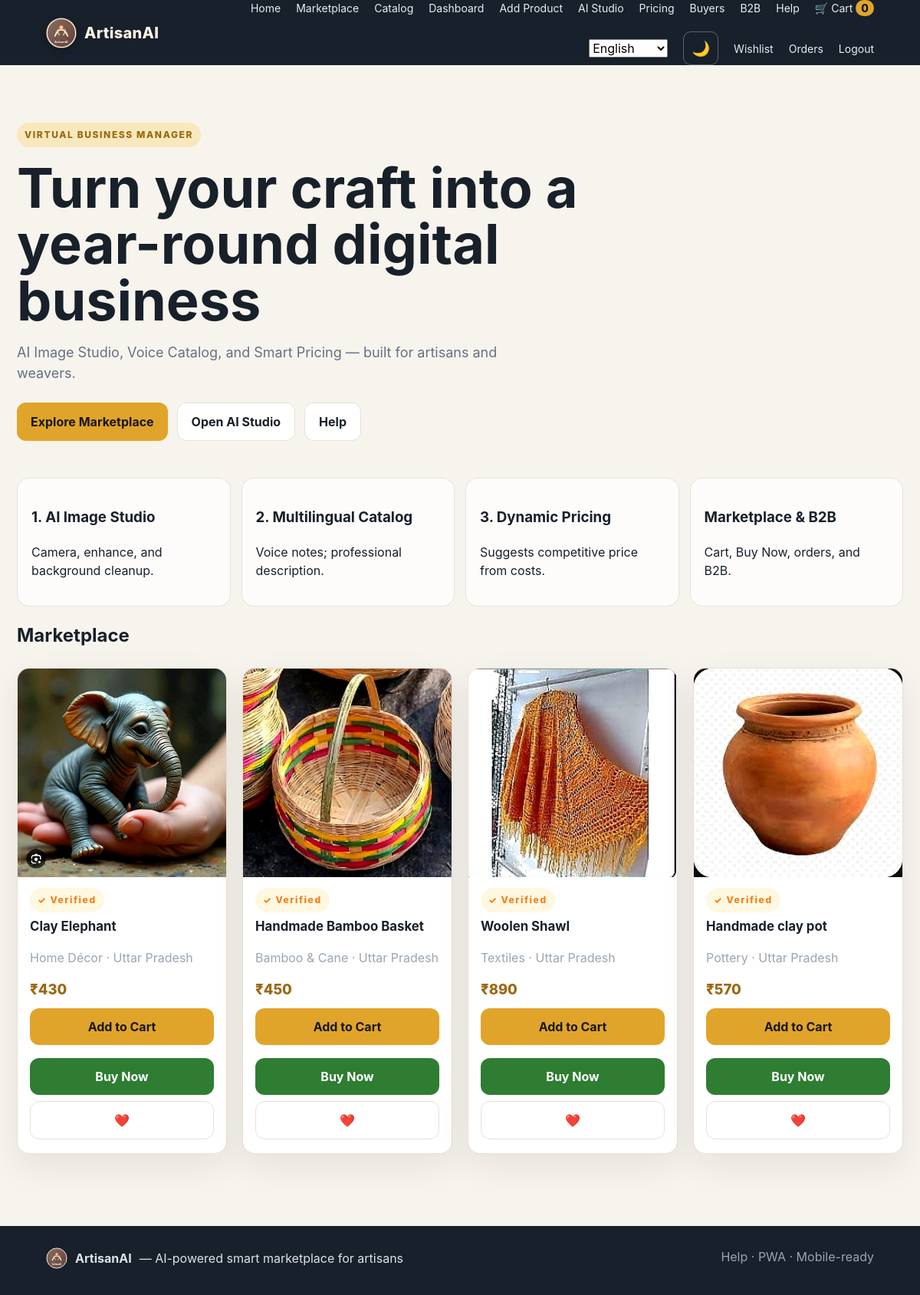
The page / (signed in) on the database its author committed.
### tables this page shows
CREATE TABLE products (
      id INTEGER PRIMARY KEY AUTOINCREMENT, name TEXT NOT NULL, category TEXT NOT NULL,
      price REAL NOT NULL, description TEXT DEFAULT '', artisan TEXT NOT NULL, state TEXT NOT NULL,
      image TEXT DEFAULT '', material TEXT DEFAULT '', best_use TEXT DEFAULT '', craft_story TEXT DEFAULT '',
      technique TEXT DEFAULT '', origin TEXT DEFAULT '', gi_status TEXT DEFAULT '', odop_status TEXT DEFAULT '',
      verified_artisan INTEGER DEFAULT 0, tags TEXT DEFAULT '', stock INTEGER DEFAULT 1,
      views INTEGER DEFAULT 0, sold INTEGER DEFAULT 0, user_id INTEGER,
      created_at TIMESTAMP DEFAULT CURRENT_TIMESTAMP, FOREIGN KEY(user_id) REFERENCES users(id)
    );

### app.py (the view)
@app.route('/')
def home():
    if 'language' not in session:
        session['language'] = 'en'
    conn = get_db()
    featured = conn.execute('SELECT * FROM products ORDER BY views DESC, id DESC LIMIT 8').fetchall()
    trending = conn.execute('SELECT * FROM products ORDER BY sold DESC, views DESC LIMIT 4').fetchall()
    conn.close()
    return render_template('index.html', featured=featured, trending=trending)

### app.py (called while the page is built)
def get_db():
    UPLOAD_DIR.mkdir(parents=True, exist_ok=True)
    DB_PATH.parent.mkdir(parents=True, exist_ok=True)
    conn = sqlite3.connect(DB_PATH)
    conn.row_factory = sqlite3.Row
    conn.execute('PRAGMA foreign_keys = ON')
    return conn

def current_user():
    uid = session.get('user_id')
    if not uid:
        return None
    conn = get_db()
    user = conn.execute('SELECT * FROM users WHERE id=?', (uid,)).fetchone()
    conn.close()
    return user

def cart_count():
    return sum(int(v) for v in session.get('cart', {}).values())

def wishlist_ids():
    user = current_user()
    if not user:
        return set()
    conn = get_db()
    rows = conn.execute('SELECT product_id FROM wishlist WHERE user_id=?', (user['id'],)).fetchall()
    conn.close()
    return {r['product_id'] for r in rows}

def lang_code():
    return session.get('language') or (current_user()['language'] if current_user() else 'en')

def ui(key):
    code = lang_code()
    return UI.get(code, UI['en']).get(key) or UI['en'].get(key) or key

@app.context_processor
def globals_for_templates():
    return {
        'user': current_user(), 'cart_count': cart_count(), 'states': INDIAN_STATES,
        'transport_rates': STATE_TRANSPORT, 'languages': LANGUAGES, 'ui': ui,
        'categories': CATEGORIES, 'debug_mode': app.config['DEBUG'],
        'wishlist_ids': wishlist_ids(), 'now': datetime.now()
    }

### templates/index.html (shortened to what this page needs)
{% extends 'base.html' %}
{% block content %}
<section class="hero">
  <div class="badge">{{ ui('hero_badge') }}</div>
  <h1>{{ ui('hero_title') }}</h1>
  <p>{{ ui('hero_sub') }}</p>
  <div class="hero-actions">
    <a class="btn primary" href="{{ url_for('marketplace') }}">{{ ui('explore') }}</a>
    {% if user %}
      <a class="btn secondary" href="{{ url_for('add_product') }}">{{ ui('open_studio') }}</a>
    {% else %}
      <a class="btn secondary" href="{{ url_for('register') }}">{{ ui('start_free') }}</a>
    {% endif %}
    <a class="btn secondary" href="{{ url_for('help_page') }}">{{ ui('help') }}</a>
  </div>
</section>
<div class="ai-feature-grid">
  <div class="ai-feature-card">
    <h3>1. {{ ui('feat1') }}</h3>
    <p>{{ ui('feat1_d') }}</p>
  </div>
  <div class="ai-feature-card">
    <h3>2. {{ ui('feat2') }}</h3>
    <p>{{ ui('feat2_d') }}</p>
  </div>
  <div class="ai-feature-card">
    <h3>3. {{ ui('feat3') }}</h3>
    <p>{{ ui('feat3_d') }}</p>
  </div>
  <div class="ai-feature-card">
    <h3>{{ ui('feat4') }}</h3>
    <p>{{ ui('feat4_d') }}</p>
  </div>
</div>
{% if featured %}
<h2>{{ ui('marketplace') }}</h2>
<div class="product-grid">
{% for p in featured %}
  {% include '_product_card.html' %}
{% endfor %}
</div>
{% endif %}
{% endblock %}

### templates/_product_card.html (shortened to what this page needs)
<article class="product-card">
  <a href="{{ url_for('product', pid=p.id) }}" class="card-img-wrap">
    {% if p.image %}
      <img src="{{ url_for('uploaded_file', filename=p.image) }}" alt="{{ p.name }}" loading="lazy">
    {% else %}
      <div class="no-img">🎨</div>
    {% endif %}
  </a>
  <div class="card-body">
    <div class="card-badges">
      {% if p.verified_artisan %}<span class="badge verified">✓ Verified</span>{% endif %}
    </div>
    <h3><a href="{{ url_for('product', pid=p.id) }}">{{ p.name }}</a></h3>
    <p class="muted">{{ p.category }} · {{ p.state }}</p>
    <p class="price">₹{{ '%.0f'|format(p.price) }}</p>
    <div class="card-actions">
      <a class="btn primary" href="{{ url_for('cart_add', pid=p.id) }}">Add to Cart</a>
      <a class="btn buy-now" href="{{ url_for('buy_now', pid=p.id) }}">{{ ui("buy_now") }}</a>
      {% if user %}
        <a class="btn secondary" href="{{ url_for('wishlist_toggle', pid=p.id) }}" title="Wishlist">
          {% if p.id in wishlist_ids %}❤️{% else %}🤍{% endif %}
        </a>
      {% endif %}
    </div>
  </div>
</article>

### static/css/style.css (style rules this page uses)
:root { --ink:#18202a; --muted:#667085; --paper:#f7f4ed; --card:#fff; --accent:#e1a42b; --accent-dark:#9b6710; --line:#e7e1d5; --success:#247a4d; --danger:#b33a3a; --shadow:0 16px 45px rgba(25,28,32,.08); }
* { box-sizing:border-box }
body { margin:0;font-family:Inter,Segoe UI,Arial,sans-serif;color:var(--ink);background:var(--paper);line-height:1.5 }
a { color:inherit;text-decoration:none }
.hero { display:block;padding:40px 0 30px;max-width:900px }
.badge { display:inline-block;font-size:12px;letter-spacing:1.6px;font-weight:800;color:var(--accent-dark);background:#f8e8bd;padding:7px 10px;border-radius:999px }
.hero h1 { font-size:clamp(40px,6vw,72px);line-height:1.02;margin:16px 0 }
.hero p { font-size:18px;color:var(--muted);max-width:700px }
.hero-actions,.detail-actions { display:flex;gap:12px;flex-wrap:wrap;margin-top:25px }
.btn { display:inline-flex;align-items:center;justify-content:center;border:0;border-radius:10px;padding:11px 16px;cursor:pointer;font-weight:750;transition:.15s }
.primary { background:var(--accent);color:#171717 }
.secondary { background:#fff;border:1px solid var(--line) }
.buy-now { background:#17202b;color:#fff;width:100%;margin-top:9px }
.product-card { background:var(--card);border:1px solid var(--line);border-radius:18px;overflow:hidden;box-shadow:0 8px 25px rgba(25,28,32,.04) }
.card-actions { display:flex;gap:8px;align-items:center;margin-top:11px }
.card-actions .btn { width:100% }
.muted { color:#9aa5b1 }
.ai-feature-grid { display:grid;grid-template-columns:repeat(auto-fit,minmax(220px,1fr));gap:14px;margin:18px 0 }
.ai-feature-card { padding:18px;border:1px solid rgba(0,0,0,.1);border-radius:16px;background:rgba(255,255,255,.75) }
.product-grid { display: grid; grid-template-columns: repeat(auto-fill, minmax(240px, 1fr)); gap: 20px; margin: 24px 0; }
.product-card { background: var(--card); border-radius: 16px; overflow: hidden; box-shadow: var(--shadow); border: 1px solid var(--line); transition: transform .15s; }
.card-img-wrap { display: block; aspect-ratio: 1; background: #f0ebe3; overflow: hidden; }
.card-img-wrap img { width: 100%; height: 100%; object-fit: cover; }
.card-body { padding: 14px 16px 18px; }
.card-body h3 { margin: 6px 0 4px; font-size: 1.05rem; }
.price { font-weight: 800; font-size: 1.15rem; color: var(--accent-dark); margin: 6px 0; }
.card-actions { display: flex; gap: 8px; margin-top: 10px; flex-wrap: wrap; }
.card-badges { display: flex; gap: 6px; flex-wrap: wrap; }
.badge.verified { background: #fff8e1; color: #f57f17; }
.btn, button, .nav-btn { min-height: 48px; padding: 12px 18px; font-size: 1rem; font-weight: 700; border-radius: 12px; }
.btn.buy-now { background: #2e7d32; color: #fff; border: none; font-weight: 700; }
.card-actions { display: flex; flex-wrap: wrap; gap: 8px; align-items: center; }

### rows shown on the page
products: image (picture), verified_artisan "✓ Verified", name "Clay Elephant", category "Home Décor", state "Uttar Pradesh", price "430", ui "Buy Now"
products: image (picture), verified_artisan "✓ Verified", name "Handmade Bamboo Basket", category "Bamboo & Cane", state "Uttar Pradesh", price "450", ui "Buy Now"
products: image (picture), verified_artisan "✓ Verified", name "Woolen Shawl", category "Textiles", state "Uttar Pradesh", price "890", ui "Buy Now"
products: image (picture), verified_artisan "✓ Verified", name "Handmade clay pot", category "Pottery", state "Uttar Pradesh", price "570", ui "Buy Now"

### other values the page prints
{{ ui('home') }} "Home"
{{ ui('marketplace') }} "Marketplace"
{{ ui('catalog') }} "Catalog"
{{ ui('dashboard') }} "Dashboard"
{{ ui('add') }} "Add Product"
{{ ui('studio') }} "AI Studio"
{{ ui('pricing') }} "Pricing"
{{ ui('buyers') }} "Buyers"
{{ ui('b2b') }} "B2B"
{{ ui('help') }} "Help"
{{ ui('cart') }} "Cart"
{{ cart_count }} "0"
{{ ui('wishlist') }} "Wishlist"
{{ ui('orders') }} "Orders"
{{ ui('logout') }} "Logout"
